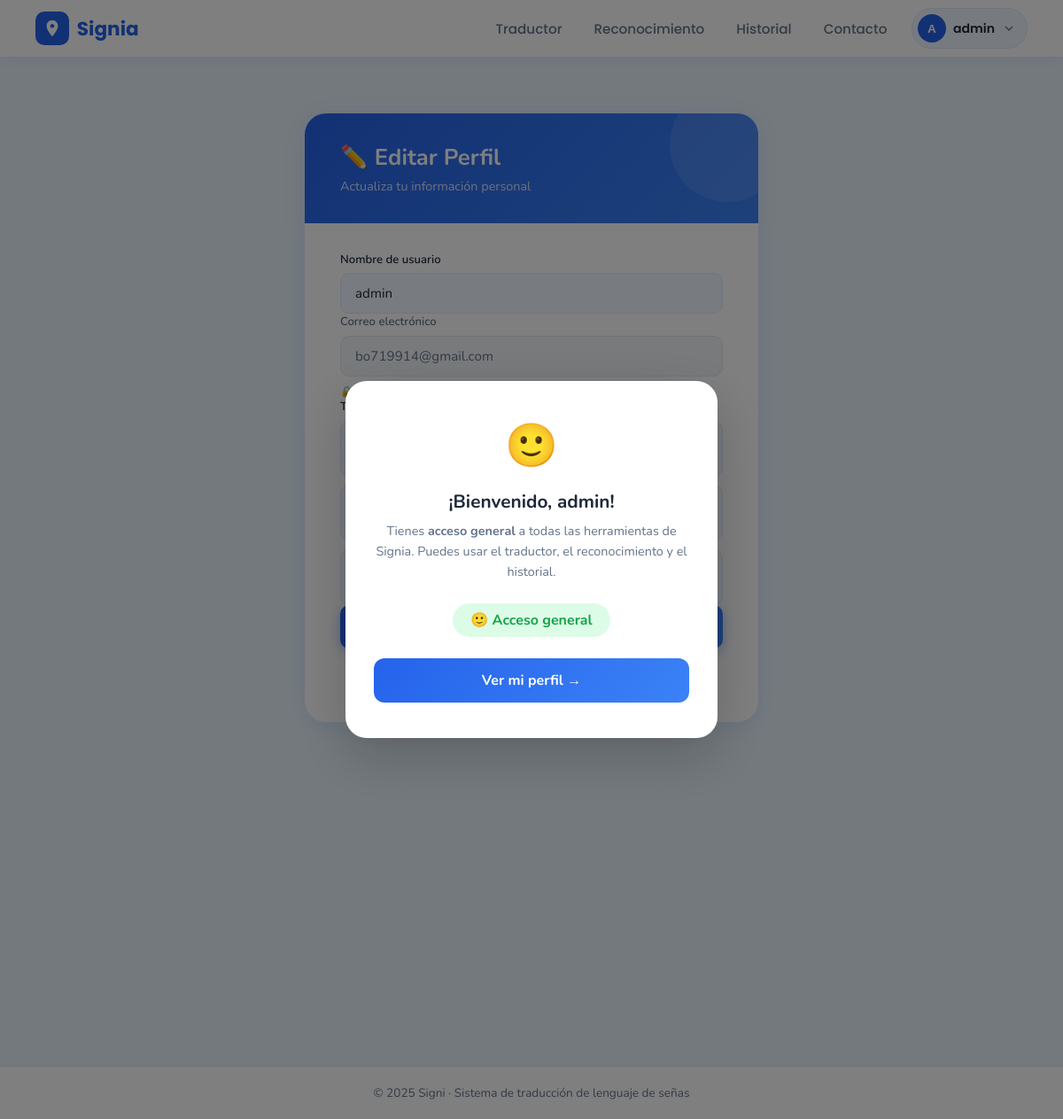
Screenshot of /perfil/editar/ (signed in) with the database file from the repository.
### usuarios/models.py (models this page shows, shortened)
class Usuario(AbstractUser):
    DISCAPACIDAD_CHOICES = [
        ('ninguna', 'Ninguna'),
        ('sordo',   'Sordo'),
        ('mudo',    'Mudo'),
    ]
    discapacidad = models.CharField(
        max_length=10,
        choices=DISCAPACIDAD_CHOICES,
        default='ninguna'
    )

### usuarios/views.py (the view)
# urls.py: path('perfil/editar/',  views.editar_perfil,    name='editar_perfil'),
@login_required
def editar_perfil(request):
    if request.method == 'POST':
        form = EditarPerfilForm(request.POST, instance=request.user)
        if form.is_valid():
            form.save()
            messages.success(request, 'Perfil actualizado correctamente.')
            return redirect('perfil')
    else:
        form = EditarPerfilForm(instance=request.user)
    return render(request, 'usuarios/editar_perfil.html', {
        'form': form,
        'usuario': request.user
    })

### usuarios/forms.py
class EditarPerfilForm(forms.ModelForm):
    DISCAPACIDAD_CHOICES = [
        ('ninguna', 'No tengo discapacidad'),
        ('sordo',   'Soy sordo'),
        ('mudo',    'Soy mudo'),
    ]
    discapacidad = forms.ChoiceField(
        choices=DISCAPACIDAD_CHOICES,
        label='Tipo de acceso',
        widget=forms.RadioSelect
    )
    class Meta:
        model  = Usuario
        fields = ['username', 'discapacidad']

### usuarios/context_processors.py (called while the page is built)
def disability_modal(request):
    show_modal = False
    if request.user.is_authenticated:
        show_modal = request.session.pop('show_disability_modal', False)
    return {'show_disability_modal': show_modal}

### templates/usuarios/editar_perfil.html (shortened to what this page needs)
{% extends 'base.html' %}
{% load static %}
{% block content %}
<div class="page">
  <div class="card">
    <div class="card-header">
      <h1>✏️ Editar Perfil</h1>
      <p>Actualiza tu información personal</p>
    </div>
    <div class="card-body">
      <form method="post">
        <div class="field">
          <label for="id_username">Nombre de usuario</label>
          <input type="text" id="id_username" name="username"
                 value="{{ form.username.value|default:usuario.username }}" required>
        </div>
        <div class="field field-readonly">
          <label>Correo electrónico</label>
          <input type="email" value="{{ usuario.email|default:'No registrado' }}" readonly>
          <span class="readonly-note">🔒 El correo no se puede modificar</span>
        </div>
        <div class="field">
          <label>Tipo de acceso</label>
          <div class="discapacidad-opciones">
            <label class="disc-opcion">
              <span class="disc-icon">🙂</span>
              <span class="disc-opcion-texto">
                <strong>No tengo discapacidad</strong>
                <span>Acceso general a Signia</span>
              </span>
            </label>
            <label class="disc-opcion">
              <span class="disc-icon">👂</span>
              <span class="disc-opcion-texto">
                <strong>Soy sordo</strong>
                <span>Texto → el avatar lo traduce a señas</span>
              </span>
            </label>
            <label class="disc-opcion">
              <span class="disc-icon">🤟</span>
              <span class="disc-opcion-texto">
                <strong>Soy mudo</strong>
                <span>Hago señas a la cámara → se traduce a texto</span>
              </span>
            </label>
          </div>
        </div>
        <button type="submit" class="btn-guardar">Guardar cambios</button>
      </form>
      <a href="{% url 'perfil' %}" class="btn-cancelar">← Volver al perfil</a>
    </div>
  </div>
</div>
{% endblock %}

### templates/base.html (shortened to what this page needs)
{% load static %}
{% load socialaccount %}
<!DOCTYPE html>
<html lang="es">
<head>
    <link rel="stylesheet" href="{% static 'css/style.css' %}">
</head>
<body>
<nav class="main-nav">
    <a class="nav-logo" href="{% url 'index' %}">
        <div class="logo-icon">
            <svg viewBox="0 0 24 24" xmlns="http://www.w3.org/2000/svg">
                <path d="M12 2C8.13 2 5 5.13 5 9c0 5.25 7 13 7 13s7-7.75 7-13c0-3.87-3.13-7-7-7zm0 9.5c-1.38 0-2.5-1.12-2.5-2.5S10.62 6.5 12 6.5s2.5 1.12 2.5 2.5S13.38 11.5 12 11.5z"/>
            </svg>
        </div>
        <span class="logo-text">Signia</span>
    </a>
    <ul class="nav-links">
        {% if user.is_authenticated %}
            <li><a href="{% url 'traduccion' %}">Traductor</a></li>
            <li><a href="{% url 'reconocimiento' %}">Reconocimiento</a></li>
            <li><a href="{% url 'historial' %}">Historial</a></li>
            <li><a href="{% url 'contacto' %}">Contacto</a></li>
        {% else %}
            <li><a href="{% url 'index' %}">Inicio</a></li>
            <li><a href="{% url 'home' %}">Login</a></li>
            <li><a href="{% url 'traduccion' %}">Traductor</a></li>
            <li><a href="{% url 'reconocimiento' %}">Reconocimiento</a></li>
            <li><a href="{% url 'contacto' %}">Contacto</a></li>
        {% endif %}
    </ul>
    {% if user.is_authenticated %}
    <div class="user-menu" id="userMenu">
        <button class="user-menu-btn" onclick="toggleMenu()">
            <div class="user-avatar">
                {% get_social_accounts user as social_accounts %}
                {% if social_accounts.google %}
                    <img src="{{ social_accounts.google.0.get_avatar_url }}" alt="avatar">
                {% else %}
                    {{ user.username|first|upper }}
                {% endif %}
            </div>
            <span class="user-name">{{ user.username }}</span>
            <svg class="user-chevron" viewBox="0 0 24 24" fill="none" stroke="currentColor" stroke-width="2">
                <path d="M6 9l6 6 6-6"/>
            </svg>
        </button>
    </div>
    {% endif %}
</nav>
{% if user.is_authenticated and show_disability_modal %}
<div class="modal-overlay" id="discModal">
    <div class="modal-box">
        {% if user.discapacidad == 'sordo' %}
            <div class="modal-icon">👂</div>
            <h2>¡Bienvenido, {{ user.username }}!</h2>
            <p>Hemos detectado que eres <strong>sordo</strong>. Te redirigiremos al <strong>Traductor de Señas</strong> donde podrás escribir texto y el avatar lo traducirá a señas.</p>
            <div class="modal-disc-badge modal-disc-sordo">👂 Sordo — Texto → Señas</div>
            <a href="{% url 'traduccion' %}" class="modal-btn" onclick="closeModal()">Ir al Traductor →</a>
        {% else %}
            <div class="modal-icon">🙂</div>
            <h2>¡Bienvenido, {{ user.username }}!</h2>
            <p>Tienes <strong>acceso general</strong> a todas las herramientas de Signia. Puedes usar el traductor, el reconocimiento y el historial.</p>
            <div class="modal-disc-badge modal-disc-ninguna">🙂 Acceso general</div>
            <a href="{% url 'perfil' %}" class="modal-btn" onclick="closeModal()">Ver mi perfil →</a>
        {% endif %}
    </div>
</div>
{% endif %}
{% block content %}{% endblock %}
<footer class="main-footer">
    © 2025 Signi · Sistema de traducción de lenguaje de señas
</footer>
</body>
</html>

### static/css/style.css (style rules this page uses)
:root { --blue: #2563eb; --blue-mid: #3b82f6; --blue-pale: #dbeafe; --blue-bg: #eff6ff; --white: #ffffff; --bg: #f0f6ff; --text-dark: #1e3a5f; --text-mid: #4b6a9b; --border: #c8daf5; }
*, *::before, *::after { box-sizing: border-box; margin: 0; padding: 0; }
body { font-family: 'Nunito', 'DM Sans', sans-serif; background: var(--bg); color: var(--text-dark); min-height: 100vh; }
a { text-decoration: none; }
ul { list-style: none; }

### templates/usuarios/editar_perfil.html (style rules this page uses)
:root { --blue-primary: #2563EB; --blue-light: #DBEAFE; --blue-mid: #3B82F6; --bg: #E8F3FC; --white: #FFFFFF; --text-dark: #1E293B; --text-muted: #64748B; --shadow: 0 4px 24px rgba(37,99,235,0.10); }
body { background: var(--bg); }
.page { max-width: 560px; margin: 0 auto; padding: 4rem 1.5rem; }
.card { background: var(--white); border-radius: 24px; box-shadow: var(--shadow); overflow: hidden; }
.card-header { background: linear-gradient(135deg, var(--blue-primary), var(--blue-mid)); padding: 2rem 2.5rem; position: relative; overflow: hidden; }
.card-header::before { content: ''; position: absolute; right: -30px; top: -30px; width: 130px; height: 130px; border-radius: 50%; background: rgba(255,255,255,0.1); }
.card-header h1 { font-size: 1.6rem; font-weight: 700; color: white; position: relative; }
.card-header p { color: rgba(255,255,255,0.82); font-size: 0.9rem; margin-top: 0.3rem; position: relative; }
.card-body { padding: 2rem 2.5rem; display: flex; flex-direction: column; gap: 1.25rem; }
.field { display: flex; flex-direction: column; gap: 0.4rem; }
.field label { font-size: 0.82rem; font-weight: 600; color: var(--text-dark); }
.field input { background: #F0F7FF; border: 1.5px solid var(--blue-light); border-radius: 10px; padding: 0.75rem 1rem; font-family: inherit; font-size: 0.95rem; color: var(--text-dark); outline: none; transition: border-color 0.2s, box-shadow 0.2s; width: 100%; }
.field input[readonly] { background: #f3f4f6; color: var(--text-muted); cursor: not-allowed; border-color: #e5e7eb; }
.field-readonly label { color: var(--text-muted); }
.field-readonly .readonly-note { font-size: 0.75rem; color: var(--text-muted); margin-top: 0.2rem; }
.discapacidad-opciones { display: flex; flex-direction: column; gap: 0.6rem; }
.disc-opcion { display: flex; align-items: center; gap: 0.75rem; padding: 0.75rem 1rem; background: #F0F7FF; border: 1.5px solid var(--blue-light); border-radius: 10px; cursor: pointer; transition: border-color 0.2s; }
.disc-opcion-texto strong { display: block; font-size: 0.88rem; color: var(--text-dark); font-weight: 600; }
.disc-opcion-texto span { font-size: 0.78rem; color: var(--text-muted); }
.disc-icon { font-size: 1.2rem; }
.btn-guardar { background: linear-gradient(135deg, var(--blue-primary), var(--blue-mid)); color: white; border: none; border-radius: 10px; padding: 0.85rem; font-family: inherit; font-size: 1rem; font-weight: 700; cursor: pointer; box-shadow: 0 4px 14px rgba(37,99,235,0.35); transition: transform 0.15s, box-shadow 0.15s; width: 100%; }
.btn-cancelar { display: block; text-align: center; margin-top: 0.75rem; font-size: 0.88rem; color: var(--text-muted); text-decoration: none; }

### rows the page displays
Usuario: username|first "A", username "admin", email "bo719914@gmail.com"
